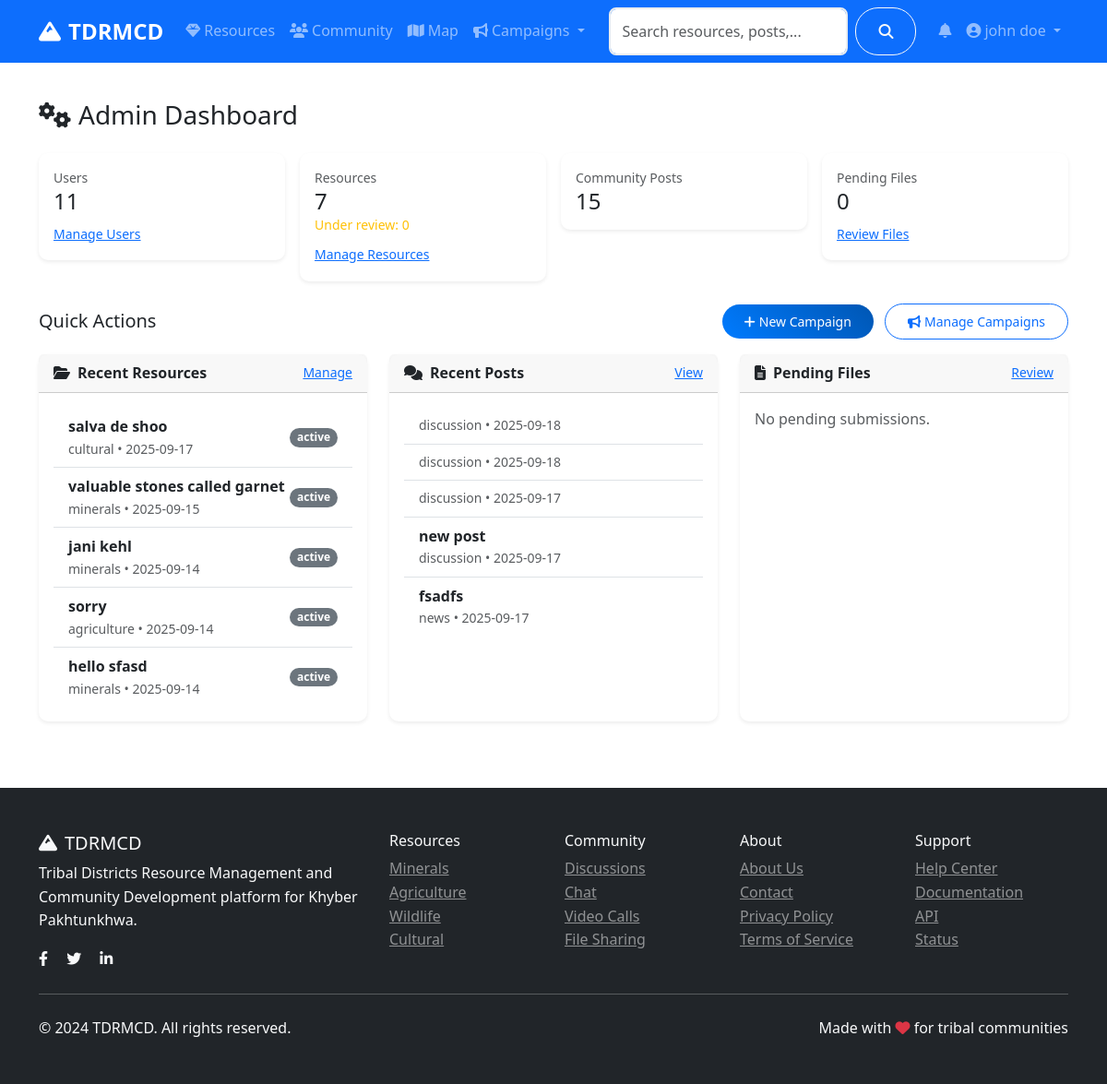
Before: /admin/ (signed in) with the older database file.
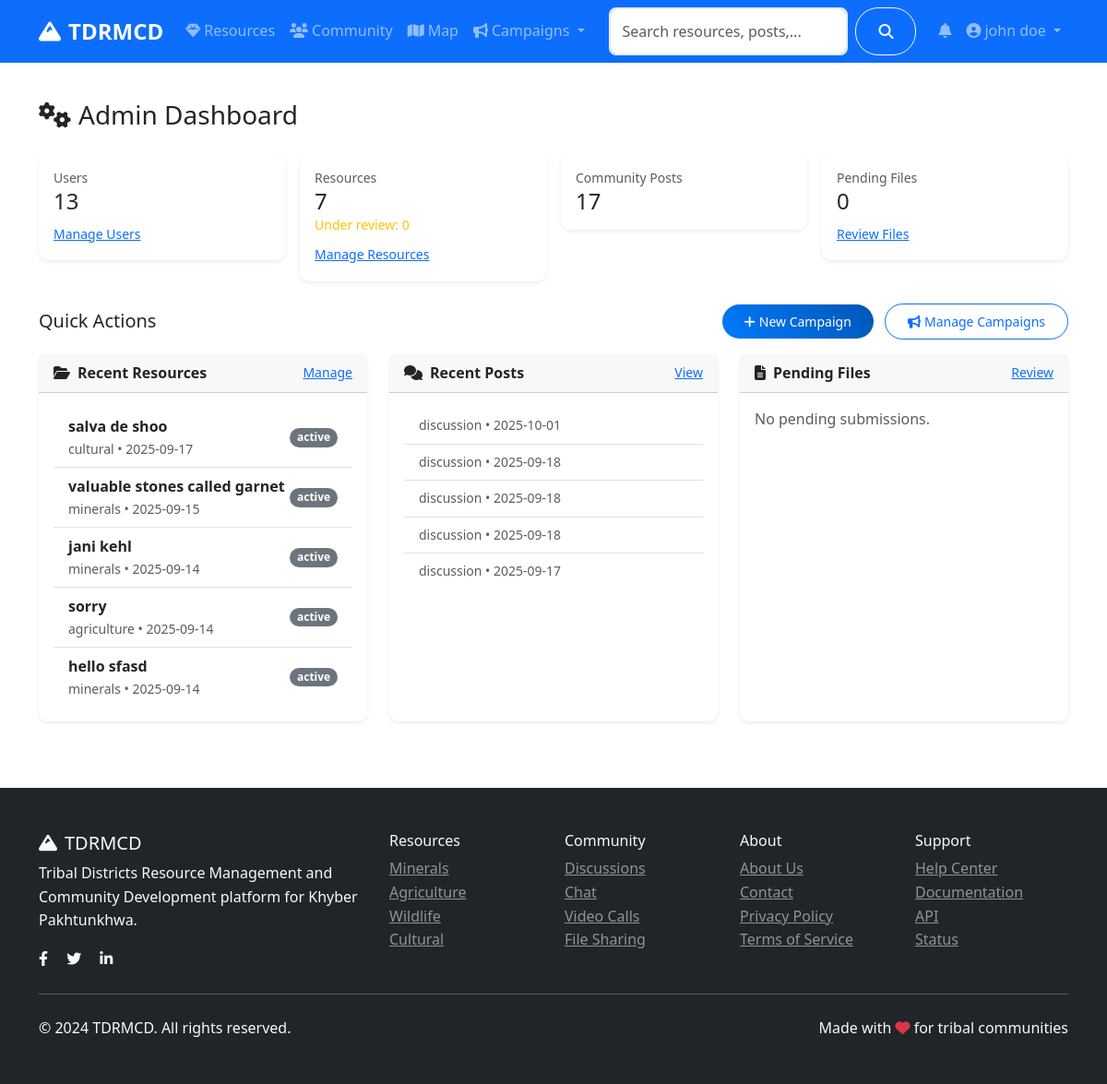
After: the same page with the newer database file.
### models.py (models this page shows, shortened)
class Resource(db.Model):
    id = db.Column(db.Integer, primary_key=True)
    title = db.Column(db.String(200), nullable=False)
    description = db.Column(db.Text, nullable=False)
    category = db.Column(db.String(50), nullable=False)  # minerals, agriculture, wildlife, cultural
    subcategory = db.Column(db.String(50))  # gas, copper, coal, wheat, etc.
    location = db.Column(db.String(200))
    latitude = db.Column(db.Float)
    longitude = db.Column(db.Float)
    economic_value = db.Column(db.String(100))
    sustainability_info = db.Column(db.Text)
    image_url = db.Column(db.String(200))
    attachment_filename = db.Column(db.String(200))  # Stored filename
    attachment_original_name = db.Column(db.String(200))  # Original filename
    attachment_file_type = db.Column(db.String(50))  # File extension
    attachment_file_size = db.Column(db.Integer)  # File size in bytes
    attachment_reference = db.Column(db.Text)  # Required reference for validation
    status = db.Column(db.String(20), default='active')  # active, inactive, under_review
    author_id = db.Column(db.Integer, db.ForeignKey('user.id'), nullable=False)
    created_at = db.Column(db.DateTime, default=datetime.utcnow)
    updated_at = db.Column(db.DateTime, default=datetime.utcnow, onupdate=datetime.utcnow)

class CommunityPost(db.Model):
    id = db.Column(db.Integer, primary_key=True)
    title = db.Column(db.String(200), nullable=False)
    content = db.Column(db.Text, nullable=False)
    category = db.Column(db.String(50), nullable=False)  # discussion, question, announcement
    tags = db.Column(db.String(200))
    image_url = db.Column(db.String(200))
    likes = db.Column(db.Integer, default=0)
    views = db.Column(db.Integer, default=0)
    author_id = db.Column(db.Integer, db.ForeignKey('user.id'), nullable=False)
    created_at = db.Column(db.DateTime, default=datetime.utcnow)
    updated_at = db.Column(db.DateTime, default=datetime.utcnow, onupdate=datetime.utcnow)
    comments = db.relationship('Comment', backref='post', lazy='dynamic', cascade='all, delete-orphan')
    likes_relation = db.relationship('PostLike', backref='post', lazy='dynamic', cascade='all, delete-orphan')

### routes/admin.py (the view)
@admin_bp.route('/')
@login_required
@admin_required
def dashboard():
    stats = {
        'total_users': User.query.count(),
        'total_resources': Resource.query.count(),
        'pending_resources': Resource.query.filter_by(status='under_review').count(),
        'total_posts': CommunityPost.query.count(),
        'pending_files': FileSubmission.query.filter_by(status='pending').count(),
        'active_campaigns': Campaign.query.filter_by(is_active=True).count()
    }
    recent_resources = Resource.query.order_by(Resource.created_at.desc()).limit(5).all()
    recent_posts = CommunityPost.query.order_by(CommunityPost.created_at.desc()).limit(5).all()
    pending_files = FileSubmission.query.filter_by(status='pending').limit(5).all()
    return render_template('admin/dashboard.html',
                         stats=stats,
                         recent_resources=recent_resources,
                         recent_posts=recent_posts,
                         pending_files=pending_files)

### app.py (called while the page is built)
@login_manager.user_loader
def load_user(user_id):
    return User.query.get(int(user_id))

### models.py (called while the page is built)
    def get_full_name(self):
        return f"{self.first_name} {self.last_name}"

    def is_admin(self):
        return self.role == 'admin'

### routes/admin.py (called while the page is built)
def admin_required(f):
    @wraps(f)
    def decorated_function(*args, **kwargs):
        if not current_user.is_authenticated or not current_user.is_admin():
            flash('Access denied. Admin privileges required.', 'error')
            return redirect(url_for('main.index'))
        return f(*args, **kwargs)
    return decorated_function

### templates/admin/dashboard.html (shortened to what the changed rows need)
{% extends "base.html" %}
{% block content %}
<div class="container py-4">
    <div class="row g-3 mb-4">
        <div class="col-sm-6 col-lg-3">
            <div class="card shadow-sm">
                <div class="card-body">
                    <div class="text-muted small">Users</div>
                    <div class="h4 mb-0">{{ stats.total_users }}</div>
                    <div class="mt-2"><a class="small" href="{{ url_for('admin.users') }}">Manage Users</a></div>
                </div>
            </div>
        </div>
        <div class="col-sm-6 col-lg-3">
            <div class="card shadow-sm">
                <div class="card-body">
                    <div class="text-muted small">Community Posts</div>
                    <div class="h4 mb-0">{{ stats.total_posts }}</div>
                </div>
            </div>
        </div>
    </div>
    <div class="row g-4">
        <div class="col-lg-4">
            <div class="card h-100 shadow-sm">
                <div class="card-body">
                    {% if recent_resources %}
                    <ul class="list-group list-group-flush">
                        {% for r in recent_resources %}
                        <li class="list-group-item d-flex justify-content-between align-items-center">
                            <div>
                                <div class="fw-semibold">{{ r.title }}</div>
                                <div class="small text-muted">{{ r.category }} • {{ r.created_at.strftime('%Y-%m-%d') }}</div>
                            </div>
                            <span class="badge bg-secondary">{{ r.status }}</span>
                        </li>
                        {% endfor %}
                    </ul>
                    {% else %}
                    <div class="text-muted">No recent resources.</div>
                    {% endif %}
                </div>
            </div>
        </div>
        <div class="col-lg-4">
            <div class="card h-100 shadow-sm">
                <div class="card-body">
                    {% if recent_posts %}
                    <ul class="list-group list-group-flush">
                        {% for p in recent_posts %}
                        <li class="list-group-item">
                            <div class="fw-semibold">{{ p.title }}</div>
                            <div class="small text-muted">{{ p.category }} • {{ p.created_at.strftime('%Y-%m-%d') }}</div>
                        </li>
                        {% endfor %}
                    </ul>
                    {% else %}
                    <div class="text-muted">No recent posts.</div>
                    {% endif %}
                </div>
            </div>
        </div>
    </div>
</div>
{% endblock %}

Changed rows visible on the page:
no longer on this page (row unchanged): CommunityPost: title "new post", category "discussion", created_at "2025-09-17"
no longer on this page (row edited): CommunityPost: title "fsadfs", category "news", created_at "2025-09-17"
added CommunityPost: category "discussion", created_at "2025-10-01"
added CommunityPost: category "discussion", created_at "2025-09-18"
Other visible differences:
{{ stats.total_users }}: "11" → "13"
{{ stats.total_posts }}: "15" → "17"
